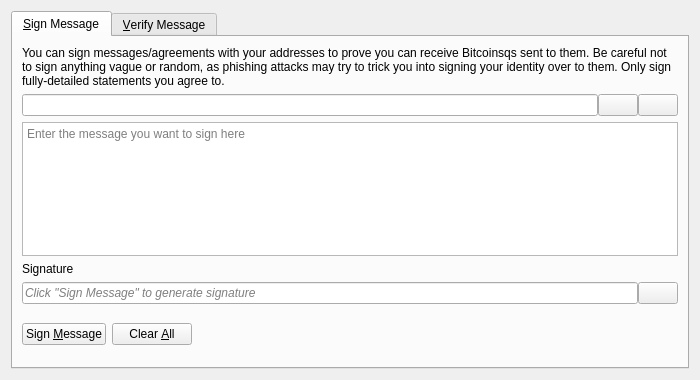
<?xml version="1.0" encoding="UTF-8"?>
<ui version="4.0">
 <class>SignVerifyMessageDialog</class>
 <widget class="QDialog" name="SignVerifyMessageDialog">
  <property name="geometry">
   <rect>
    <x>0</x>
    <y>0</y>
    <width>700</width>
    <height>380</height>
   </rect>
  </property>
  <property name="windowTitle">
   <string>Signatures - Sign / Verify a Message</string>
  </property>
  <property name="modal">
   <bool>true</bool>
  </property>
  <layout class="QVBoxLayout" name="verticalLayout">
   <item>
    <widget class="QTabWidget" name="tabWidget">
     <property name="currentIndex">
      <number>0</number>
     </property>
     <widget class="QWidget" name="tabSignMessage">
      <attribute name="title">
       <string>&amp;Sign Message</string>
      </attribute>
      <layout class="QVBoxLayout" name="verticalLayout_SM">
       <item>
        <widget class="QLabel" name="infoLabel_SM">
         <property name="text">
          <string>You can sign messages/agreements with your addresses to prove you can receive Bitcoinsqs sent to them. Be careful not to sign anything vague or random, as phishing attacks may try to trick you into signing your identity over to them. Only sign fully-detailed statements you agree to.</string>
         </property>
         <property name="textFormat">
          <enum>Qt::PlainText</enum>
         </property>
         <property name="wordWrap">
          <bool>true</bool>
         </property>
        </widget>
       </item>
       <item>
        <layout class="QHBoxLayout" name="horizontalLayout_1_SM">
         <property name="spacing">
          <number>0</number>
         </property>
         <item>
          <widget class="QValidatedLineEdit" name="addressIn_SM">
           <property name="toolTip">
            <string>The Bitcoinsq address to sign the message with</string>
           </property>
          </widget>
         </item>
         <item>
          <widget class="QPushButton" name="addressBookButton_SM">
           <property name="toolTip">
            <string>Choose previously used address</string>
           </property>
           <property name="text">
            <string/>
           </property>
           <property name="icon">
            <iconset resource="../bitcoin.qrc">
             <normaloff>:/icons/address-book</normaloff>:/icons/address-book</iconset>
           </property>
           <property name="shortcut">
            <string>Alt+A</string>
           </property>
           <property name="autoDefault">
            <bool>false</bool>
           </property>
          </widget>
         </item>
         <item>
          <widget class="QPushButton" name="pasteButton_SM">
           <property name="toolTip">
            <string>Paste address from clipboard</string>
           </property>
           <property name="text">
            <string/>
           </property>
           <property name="icon">
            <iconset resource="../bitcoin.qrc">
             <normaloff>:/icons/editpaste</normaloff>:/icons/editpaste</iconset>
           </property>
           <property name="shortcut">
            <string>Alt+P</string>
           </property>
           <property name="autoDefault">
            <bool>false</bool>
           </property>
          </widget>
         </item>
        </layout>
       </item>
       <item>
        <widget class="QPlainTextEdit" name="messageIn_SM">
         <property name="toolTip">
          <string>Enter the message you want to sign here</string>
         </property>
         <property name="placeholderText">
          <string>Enter the message you want to sign here</string>
         </property>
        </widget>
       </item>
       <item>
        <widget class="QLabel" name="signatureLabel_SM">
         <property name="text">
          <string>Signature</string>
         </property>
         <property name="textFormat">
          <enum>Qt::PlainText</enum>
         </property>
        </widget>
       </item>
       <item>
        <layout class="QHBoxLayout" name="horizontalLayout_2_SM">
         <property name="spacing">
          <number>0</number>
         </property>
         <item>
          <widget class="QLineEdit" name="signatureOut_SM">
           <property name="placeholderText">
            <string>Click "Sign Message" to generate signature</string>
           </property>
           <property name="font">
            <font>
             <italic>true</italic>
            </font>
           </property>
           <property name="readOnly">
            <bool>true</bool>
           </property>
          </widget>
         </item>
         <item>
          <widget class="QPushButton" name="copySignatureButton_SM">
           <property name="toolTip">
            <string>Copy the current signature to the system clipboard</string>
           </property>
           <property name="text">
            <string/>
           </property>
           <property name="icon">
            <iconset resource="../bitcoin.qrc">
             <normaloff>:/icons/editcopy</normaloff>:/icons/editcopy</iconset>
           </property>
           <property name="autoDefault">
            <bool>false</bool>
           </property>
          </widget>
         </item>
        </layout>
       </item>
       <item>
        <layout class="QHBoxLayout" name="horizontalLayout_3_SM">
         <item>
          <widget class="QPushButton" name="signMessageButton_SM">
           <property name="toolTip">
            <string>Sign the message to prove you own this Bitcoinsq address</string>
           </property>
           <property name="text">
            <string>Sign &amp;Message</string>
           </property>
           <property name="icon">
            <iconset resource="../bitcoin.qrc">
             <normaloff>:/icons/edit</normaloff>:/icons/edit</iconset>
           </property>
           <property name="autoDefault">
            <bool>false</bool>
           </property>
          </widget>
         </item>
         <item>
          <widget class="QPushButton" name="clearButton_SM">
           <property name="toolTip">
            <string>Reset all sign message fields</string>
           </property>
           <property name="text">
            <string>Clear &amp;All</string>
           </property>
           <property name="icon">
            <iconset resource="../bitcoin.qrc">
             <normaloff>:/icons/remove</normaloff>:/icons/remove</iconset>
           </property>
           <property name="autoDefault">
            <bool>false</bool>
           </property>
          </widget>
         </item>
         <item>
          <spacer name="horizontalSpacer_1_SM">
           <property name="orientation">
            <enum>Qt::Horizontal</enum>
           </property>
           <property name="sizeHint" stdset="0">
            <size>
             <width>40</width>
             <height>48</height>
            </size>
           </property>
          </spacer>
         </item>
         <item>
          <widget class="QLabel" name="statusLabel_SM">
           <property name="font">
            <font>
             <weight>75</weight>
             <bold>true</bold>
            </font>
           </property>
           <property name="text">
            <string/>
           </property>
           <property name="wordWrap">
            <bool>true</bool>
           </property>
          </widget>
         </item>
         <item>
          <spacer name="horizontalSpacer_2_SM">
           <property name="orientation">
            <enum>Qt::Horizontal</enum>
           </property>
           <property name="sizeHint" stdset="0">
            <size>
             <width>40</width>
             <height>48</height>
            </size>
           </property>
          </spacer>
         </item>
        </layout>
       </item>
      </layout>
     </widget>
     <widget class="QWidget" name="tabVerifyMessage">
      <attribute name="title">
       <string>&amp;Verify Message</string>
      </attribute>
      <layout class="QVBoxLayout" name="verticalLayout_VM">
       <item>
        <widget class="QLabel" name="infoLabel_VM">
         <property name="text">
          <string>Enter the receiver's address, message (ensure you copy line breaks, spaces, tabs, etc. exactly) and signature below to verify the message. Be careful not to read more into the signature than what is in the signed message itself, to avoid being tricked by a man-in-the-middle attack. Note that this only proves the signing party receives with the address, it cannot prove sendership of any transaction!</string>
         </property>
         <property name="textFormat">
          <enum>Qt::PlainText</enum>
         </property>
         <property name="alignment">
          <set>Qt::AlignLeading|Qt::AlignLeft|Qt::AlignTop</set>
         </property>
         <property name="wordWrap">
          <bool>true</bool>
         </property>
        </widget>
       </item>
       <item>
        <layout class="QHBoxLayout" name="horizontalLayout_1_VM">
         <property name="spacing">
          <number>0</number>
         </property>
         <item>
          <widget class="QValidatedLineEdit" name="addressIn_VM">
           <property name="toolTip">
            <string>The Bitcoinsq address the message was signed with</string>
           </property>
          </widget>
         </item>
         <item>
          <widget class="QPushButton" name="addressBookButton_VM">
           <property name="toolTip">
            <string>Choose previously used address</string>
           </property>
           <property name="text">
            <string/>
           </property>
           <property name="icon">
            <iconset resource="../bitcoin.qrc">
             <normaloff>:/icons/address-book</normaloff>:/icons/address-book</iconset>
           </property>
           <property name="shortcut">
            <string>Alt+A</string>
           </property>
           <property name="autoDefault">
            <bool>false</bool>
           </property>
          </widget>
         </item>
        </layout>
       </item>
       <item>
        <widget class="QPlainTextEdit" name="messageIn_VM">
          <property name="toolTip">
            <string>The signed message to verify</string>
          </property>
          <property name="placeholderText">
            <string>The signed message to verify</string>
          </property>
        </widget>
       </item>
       <item>
        <widget class="QValidatedLineEdit" name="signatureIn_VM">
          <property name="toolTip">
            <string>The signature given when the message was signed</string>
          </property>
          <property name="placeholderText">
            <string>The signature given when the message was signed</string>
          </property>
        </widget>
       </item>
       <item>
        <layout class="QHBoxLayout" name="horizontalLayout_2_VM">
         <item>
          <widget class="QPushButton" name="verifyMessageButton_VM">
           <property name="toolTip">
            <string>Verify the message to ensure it was signed with the specified Bitcoinsq address</string>
           </property>
           <property name="text">
            <string>Verify &amp;Message</string>
           </property>
           <property name="icon">
            <iconset resource="../bitcoin.qrc">
             <normaloff>:/icons/transaction_0</normaloff>:/icons/transaction_0</iconset>
           </property>
           <property name="autoDefault">
            <bool>false</bool>
           </property>
          </widget>
         </item>
         <item>
          <widget class="QPushButton" name="clearButton_VM">
           <property name="toolTip">
            <string>Reset all verify message fields</string>
           </property>
           <property name="text">
            <string>Clear &amp;All</string>
           </property>
           <property name="icon">
            <iconset resource="../bitcoin.qrc">
             <normaloff>:/icons/remove</normaloff>:/icons/remove</iconset>
           </property>
           <property name="autoDefault">
            <bool>false</bool>
           </property>
          </widget>
         </item>
         <item>
          <spacer name="horizontalSpacer_1_VM">
           <property name="orientation">
            <enum>Qt::Horizontal</enum>
           </property>
           <property name="sizeHint" stdset="0">
            <size>
             <width>40</width>
             <height>48</height>
            </size>
           </property>
          </spacer>
         </item>
         <item>
          <widget class="QLabel" name="statusLabel_VM">
           <property name="font">
            <font>
             <weight>75</weight>
             <bold>true</bold>
            </font>
           </property>
           <property name="text">
            <string/>
           </property>
           <property name="wordWrap">
            <bool>true</bool>
           </property>
          </widget>
         </item>
         <item>
          <spacer name="horizontalSpacer_2_VM">
           <property name="orientation">
            <enum>Qt::Horizontal</enum>
           </property>
           <property name="sizeHint" stdset="0">
            <size>
             <width>40</width>
             <height>48</height>
            </size>
           </property>
          </spacer>
         </item>
        </layout>
       </item>
      </layout>
     </widget>
    </widget>
   </item>
  </layout>
 </widget>
 <customwidgets>
  <customwidget>
   <class>QValidatedLineEdit</class>
   <extends>QLineEdit</extends>
   <header>qt/qvalidatedlineedit.h</header>
  </customwidget>
 </customwidgets>
 <resources>
  <include location="../bitcoin.qrc"/>
 </resources>
 <connections/>
</ui>
